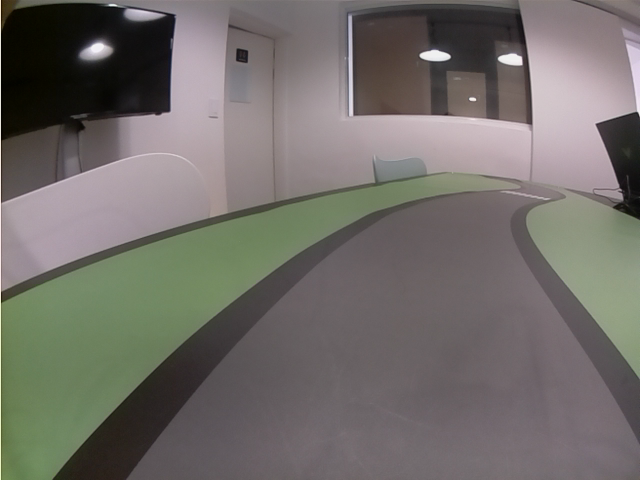
#> input picture line/_00000_G.png, 640 x 480 px, given in place of the camera
$ python dh.py
#> lines starting #> are read from the running program, lines starting #| are printed output that depends on the picture; after the words box and inside, x2 and y2 are one past the last pixel; in counts of white or black regions, pixels touching at a corner belong together
# import matplotlib.pyplot as plt
# import matplotlib.image as mpimg
import numpy as np
import cv2
import math
# %matplotlib inline

#grayscale
def grayscale(img):
    return cv2.cvtColor(img,cv2.COLOR_BGR2GRAY)
#blur
def gaussian_blur(img,kernel_size):
    return cv2.GaussianBlur(img,(kernel_size,kernel_size),0)
#canny
def canny(img,low_threshold,high_threshold):
    return cv2.Canny(img,low_threshold,high_threshold)
#관심영역 설정
def region_of_interest(img,vertices):
    mask=np.zeros_like(img)

    if len(img.shape)>2:
        channel_count=img.shape[2]
        ignore_mask_color=(255,)*channel_count
    else:
        ignore_mask_color=255

    cv2.fillPoly(mask,vertices,ignore_mask_color)

    masked_image=cv2.bitwise_and(img,mask)
    return masked_image

def draw_lines(img,lines,color=[255,0,0],thickness=5):
    for line in lines:
        for x1,y1,x2,y2 in line:
            cv2.line(img,(x1,y1),(x2,y2),color,thickness)

def hough_lines(img,rho,theta,threshold,min_line_len,max_line_gap):
    lines = cv2.HoughLinesP(img, rho, theta, threshold, np.array([]), minLineLength=min_line_len, maxLineGap=max_line_gap)
    if lines is None:  # Check if lines is None
        print("No lines found!")
        return np.zeros((img.shape[0], img.shape[1], 3), dtype=np.uint8)

    line_img = np.zeros((img.shape[0], img.shape[1], 3), dtype=np.uint8)
    draw_lines(line_img, lines)
    return line_img

def weighted_img(img,initial_img,a=0.8,b=1.,c=0.):
    return cv2.addWeighted(initial_img,a,img,b,c)

kernel_size=5
low_threshold=50
high_threshold=200

rho=5
theta=np.pi/180
threshold=90
min_line_len=120
max_line_gap=150

camera = cv2.VideoCapture(0)
camera.set(3, 640)
camera.set(4, 480)

while camera.isOpened():
    ret, img = camera.read()
#> img is the input picture: shape (480, 640, 3); mean B, G, R 105, 109.4, 113.3
    img = cv2.flip(img, 0)
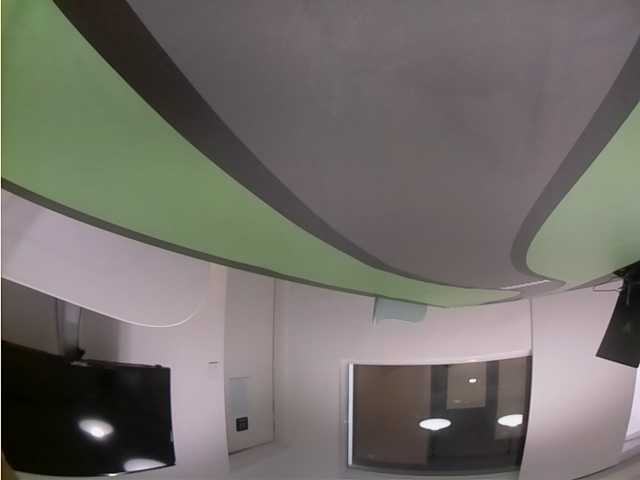
#> img: shape (480, 640, 3); mean B, G, R 105, 109.4, 113.3

    gray=grayscale(img)
#> in grayscale, `return cv2.cvtColor(img,cv2.COLOR_BGR2GRAY)`:
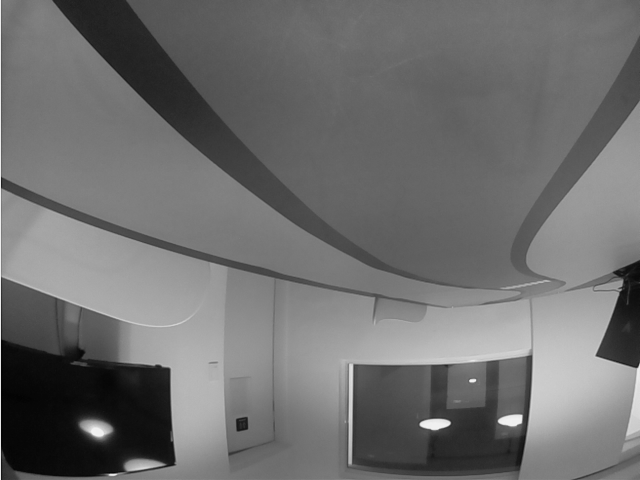
#> returned value: shape (480, 640); min 1, max 241, mean 110
    blur_gray=gaussian_blur(gray,kernel_size)
    edges=canny(blur_gray,low_threshold,high_threshold)
#> in canny, `return cv2.Canny(img,low_threshold,high_threshold)`:
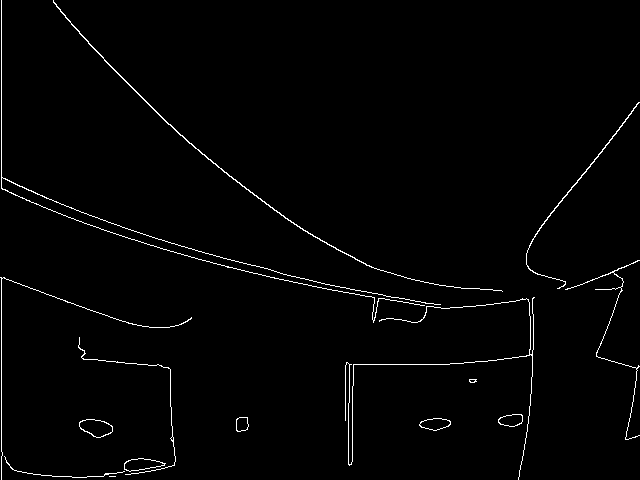
#> returned value: shape (480, 640); 1.5% white in thin lines or dots
    mask=np.zeros_like(img)

    if len(img.shape)>2:
        channel_count=img.shape[2]
#> channel_count = 3
        ignore_mask_color=(255,)*channel_count
#> ignore_mask_color = (255, 255, 255)
    else:
        ignore_mask_color=255

    imshape=img.shape
#> imshape = (480, 640, 3)
    vertices=np.array([[(0,imshape[0]),(0,imshape[0]/2),(imshape[1],imshape[0]/2),(imshape[1],imshape[0])]],dtype=np.int32)
    mask=region_of_interest(edges,vertices)
#> in region_of_interest, `cv2.fillPoly(mask,vertices,ignore_mask_color)`:
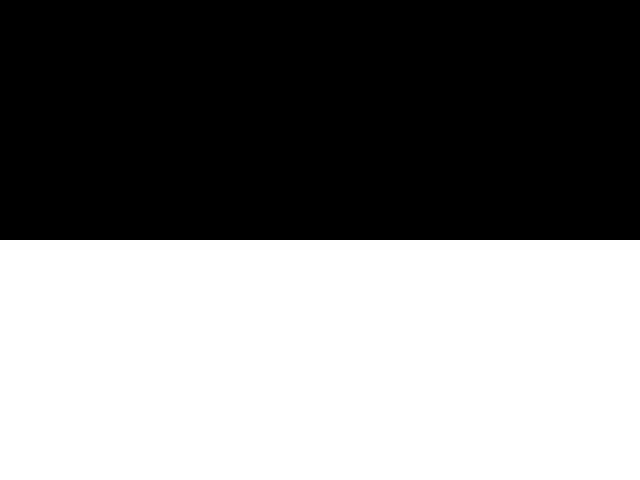
#> mask: shape (480, 640); 50% white; 1 white region, box (x1, y1, x2, y2) and area: (0, 240, 640, 480) 153600
#> in region_of_interest, `masked_image=cv2.bitwise_and(img,mask)`:
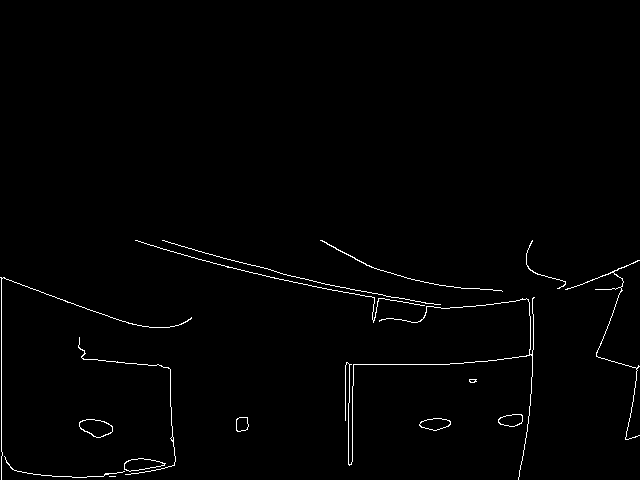
#> masked_image: shape (480, 640); 1.1% white in thin lines or dots, all inside (x1, y1, x2, y2) = (0, 240, 640, 480)

    print(imshape)
#| (480, 640, 3)
    lines=hough_lines(mask,rho,theta,threshold,min_line_len,max_line_gap)
#> in hough_lines, `lines = cv2.HoughLinesP(img, rho, theta, threshold, np.array([]), minL..`: lines = 39 rows, first 6: [333, 285, 638, 366], [266, 276, 603, 336], [346, 363, 607, 359], [162, 240, 636, 376], [349, 465, 349, 255], [348, 440, 633, 400]
#> the loop in draw_lines, `for line in lines:` made 39 passes
#> line on passes 1 to 12: [[333, 285, 638, 366]], [[266, 276, 603, 336]], [[346, 363, 607, 359]], [[162, 240, 636, 376]], [[349, 465, 349, 255]], [[348, 440, 633, 400]], [[450, 363, 621, 363]], [[1, 277, 4, 456]], [[336, 249, 636, 371]], [[188, 256, 450, 307]], [[373, 320, 622, 285]], [[2, 278, 153, 327]]
#> after the loop in draw_lines, `for line in lines:`:
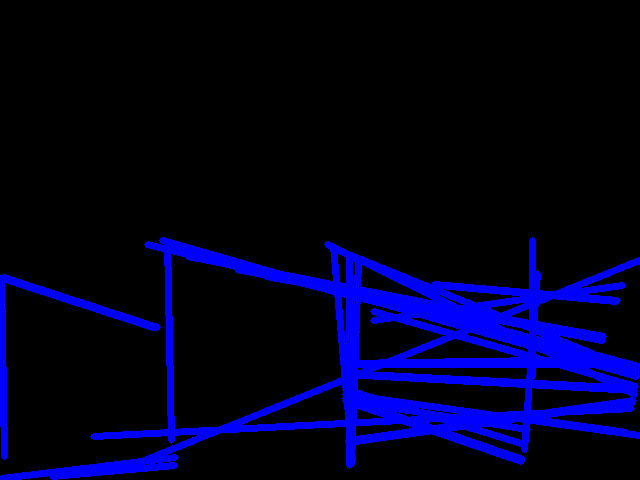
#> img: shape (480, 640, 3); mean of channels 0, 1, 2 34.5, 0, 0; drawn as B, G, R
    lines_edges=weighted_img(lines,img,a=0.8,b=1.,c=0.)
#> in weighted_img, `return cv2.addWeighted(initial_img,a,img,b,c)`:
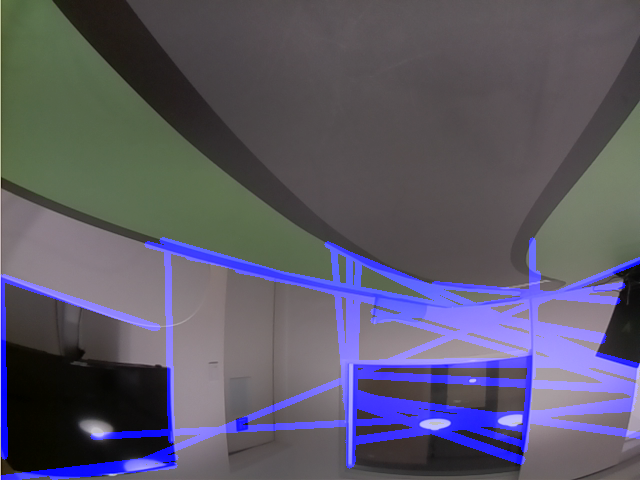
#> returned value: shape (480, 640, 3); mean of channels 0, 1, 2 105.3, 87.5, 90.7; drawn as B, G, R

    cv2.imshow('myimg', lines_edges)

    if cv2.waitKey(1) == ord('q'):
#> (key q is pressed here)
        break

camera.release()
cv2.destroyAllWindows()

$ run again, on line/_00005_G.png
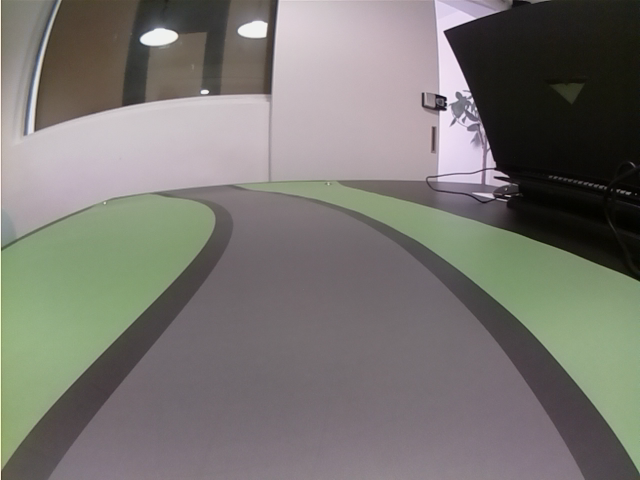
#> input picture line/_00005_G.png, 640 x 480 px, given in place of the camera
#> img is the input picture: shape (480, 640, 3); mean B, G, R 113.2, 118.1, 120.6
#> mask: shape (480, 640); 50% white; 1 white region, box (x1, y1, x2, y2) and area: (0, 240, 640, 480) 153600
#> in region_of_interest, `masked_image=cv2.bitwise_and(img,mask)`:
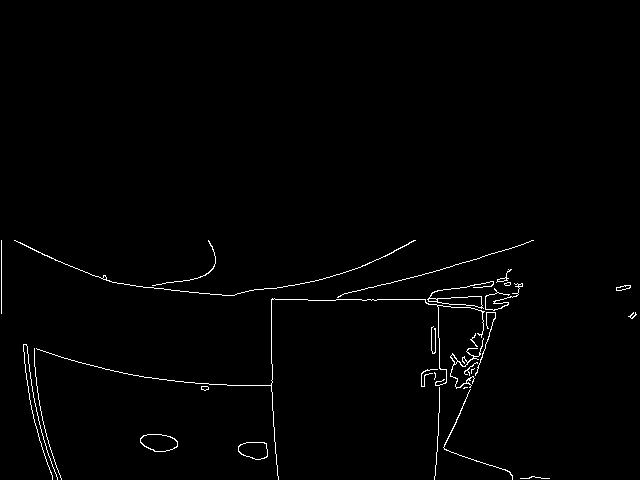
#> masked_image: shape (480, 640); 1.1% white in thin lines or dots, all inside (x1, y1, x2, y2) = (1, 240, 637, 480)
#| (480, 640, 3)
#> lines = 47 rows, first 6: [164, 289, 636, 314], [434, 476, 523, 244], [23, 344, 272, 406], [195, 383, 472, 383], [1, 240, 57, 479], [189, 292, 506, 298]
#> the loop in draw_lines, `for line in lines:` made 47 passes
#> in weighted_img, `return cv2.addWeighted(initial_img,a,img,b,c)`:
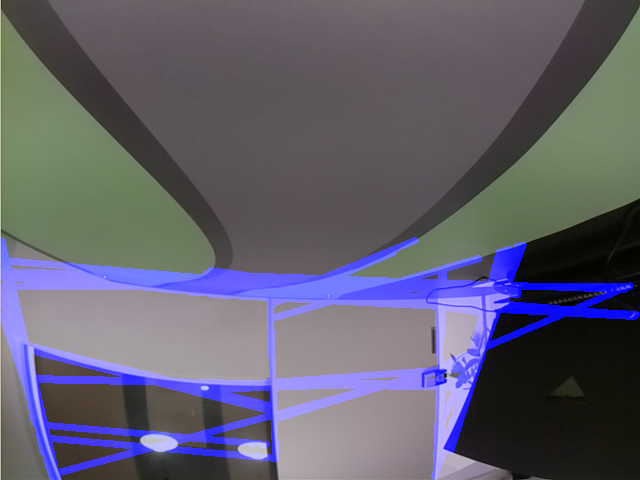
#> returned value: shape (480, 640, 3); mean of channels 0, 1, 2 111.1, 94.4, 96.5; drawn as B, G, R

$ run again, on line/_00006_G.png
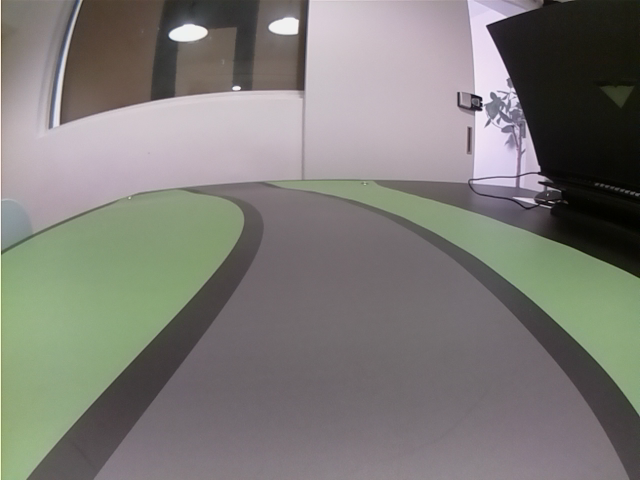
#> input picture line/_00006_G.png, 640 x 480 px, given in place of the camera
#> img is the input picture: shape (480, 640, 3); mean B, G, R 118.8, 123.3, 125.4
#> mask: shape (480, 640); 50% white; 1 white region, box (x1, y1, x2, y2) and area: (0, 240, 640, 480) 153600
#> in region_of_interest, `masked_image=cv2.bitwise_and(img,mask)`:
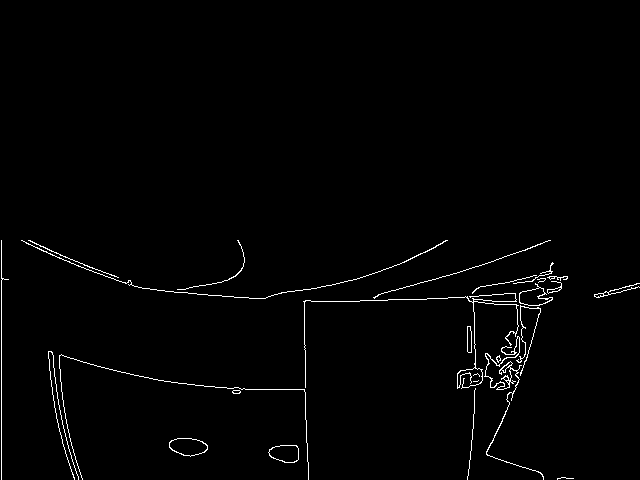
#> masked_image: shape (480, 640); 1.3% white in thin lines or dots, all inside (x1, y1, x2, y2) = (1, 240, 640, 480)
#| (480, 640, 3)
#> lines = 44 rows, first 6: [305, 300, 607, 295], [22, 240, 143, 288], [188, 293, 539, 305], [489, 455, 555, 276], [1, 479, 1, 240], [470, 459, 477, 266]
#> the loop in draw_lines, `for line in lines:` made 44 passes
#> in weighted_img, `return cv2.addWeighted(initial_img,a,img,b,c)`:
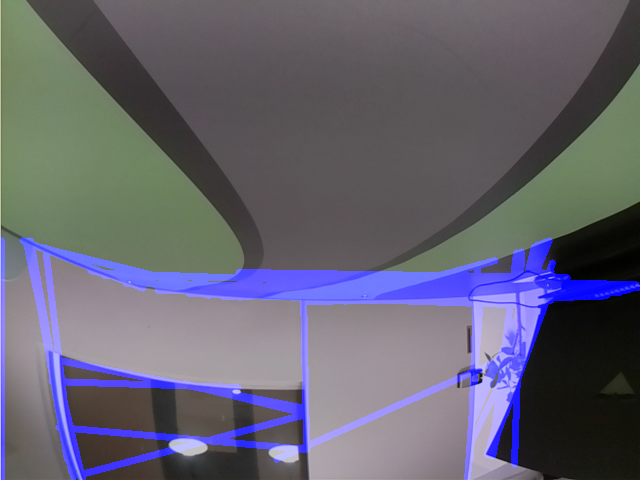
#> returned value: shape (480, 640, 3); mean of channels 0, 1, 2 113.3, 98.6, 100.3; drawn as B, G, R

$ run again, on line/_00007_G.png
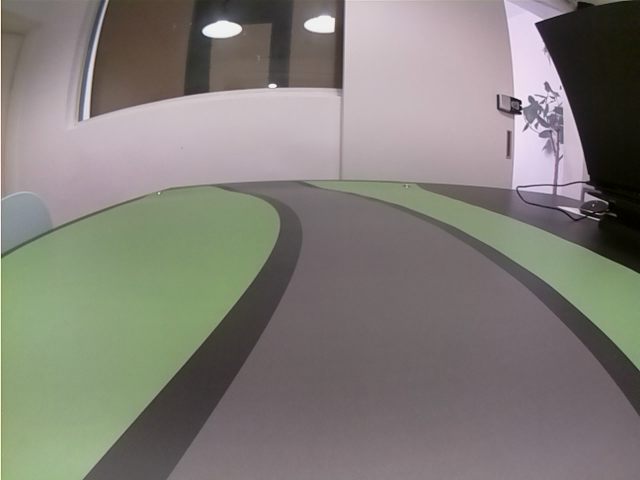
#> input picture line/_00007_G.png, 640 x 480 px, given in place of the camera
#> img is the input picture: shape (480, 640, 3); mean B, G, R 120.1, 125.9, 129.5
#> mask: shape (480, 640); 50% white; 1 white region, box (x1, y1, x2, y2) and area: (0, 240, 640, 480) 153600
#> masked_image: shape (480, 640); 1.4% white in thin lines or dots, all inside (x1, y1, x2, y2) = (1, 240, 632, 480)
#| (480, 640, 3)
#> lines = 50 rows, first 6: [338, 301, 594, 292], [165, 291, 342, 303], [1, 245, 339, 329], [1, 479, 1, 240], [538, 458, 565, 240], [219, 291, 339, 323]
#> the loop in draw_lines, `for line in lines:` made 50 passes
#> in weighted_img, `return cv2.addWeighted(initial_img,a,img,b,c)`:
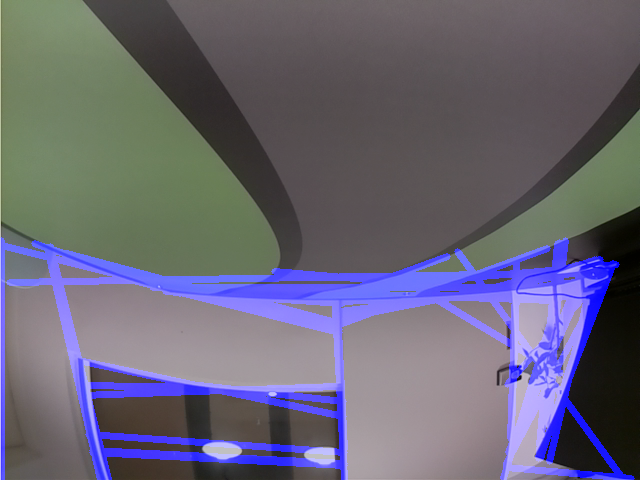
#> returned value: shape (480, 640, 3); mean of channels 0, 1, 2 117.8, 100.7, 103.6; drawn as B, G, R
